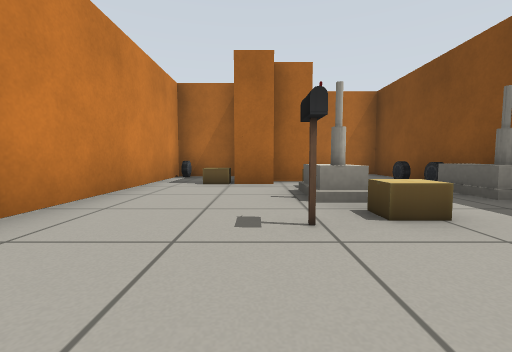
View 1 (above)

16 first-person views from a walk through a world built for the Gazebo simulator. The camera is 0.5 m above the floor, tilts 4° down and sees 90° across. Floor lines are 1 m apart. The floor is counted in squares, 1 m on a side. Each view is taken from the middle of a square. On the plan, view 1 faces up. The plan holds only what a view shows up to about 9 squares ahead; the rest is blank. Some stock models are drawn as simple stand-ins.

View 2
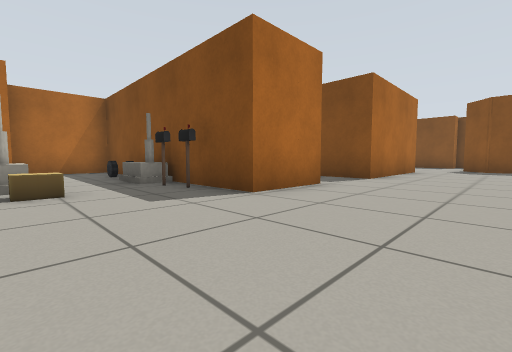

View 3
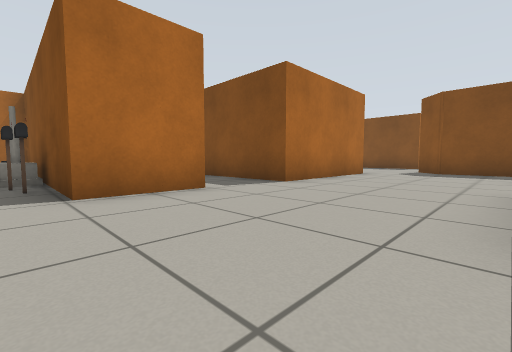

View 4
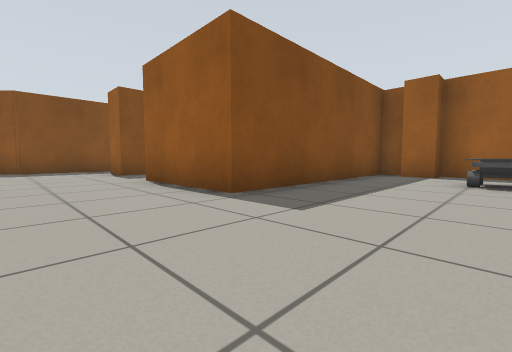

View 5
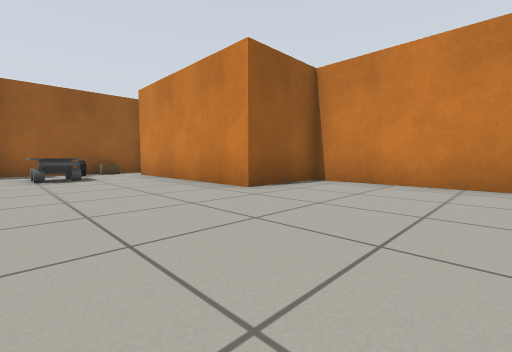

View 6
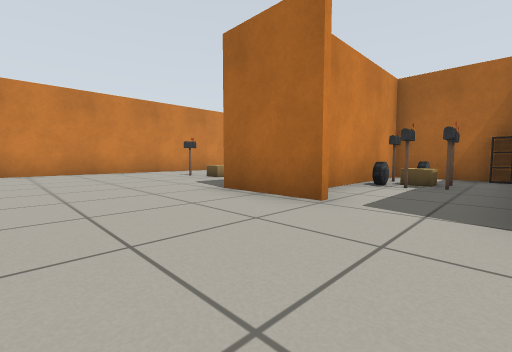

View 7
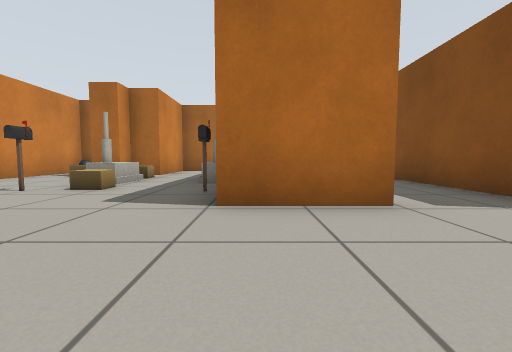

View 8
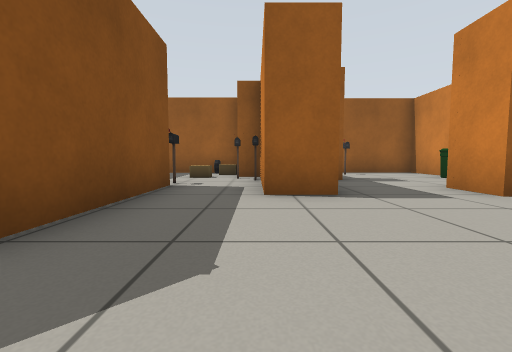

View 9
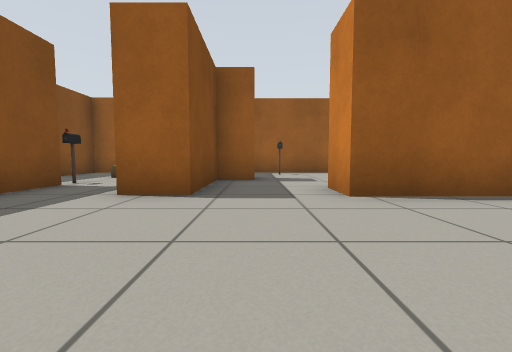

View 10
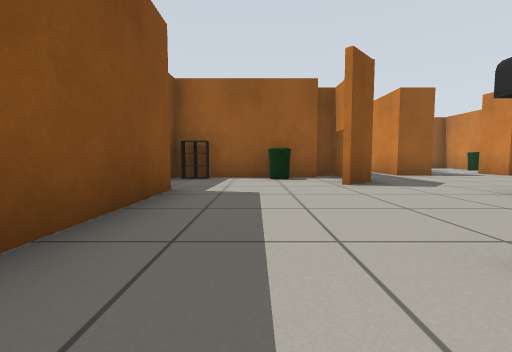

View 11
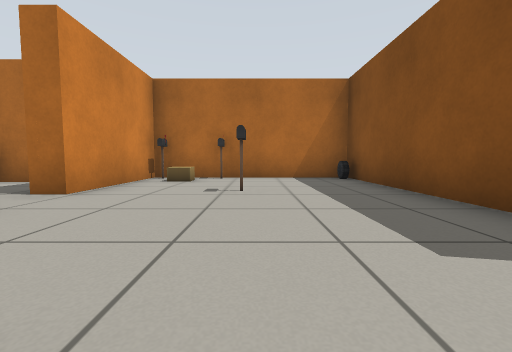

View 12
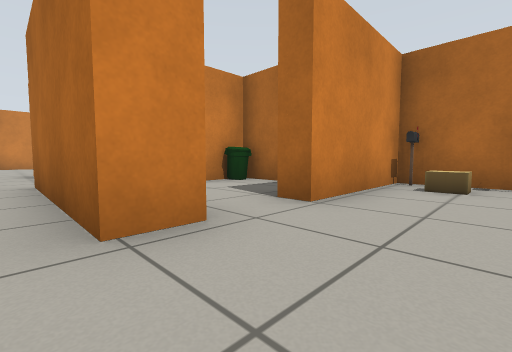

View 13
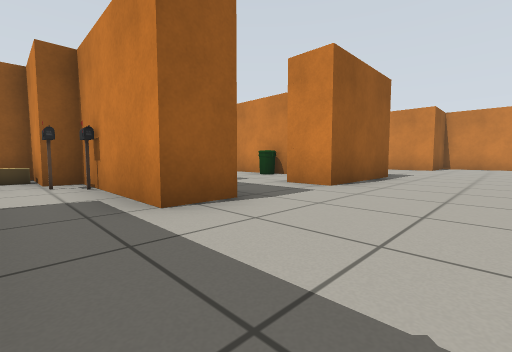

View 14
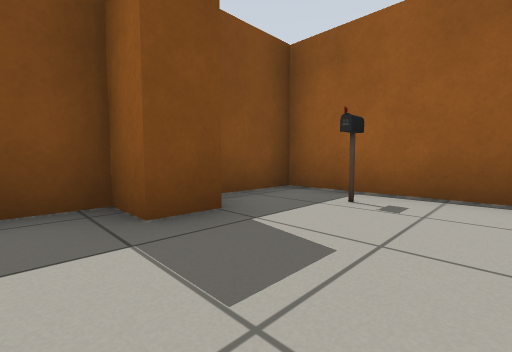

View 15
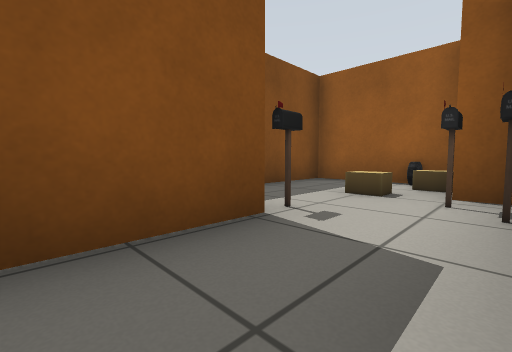

View 16
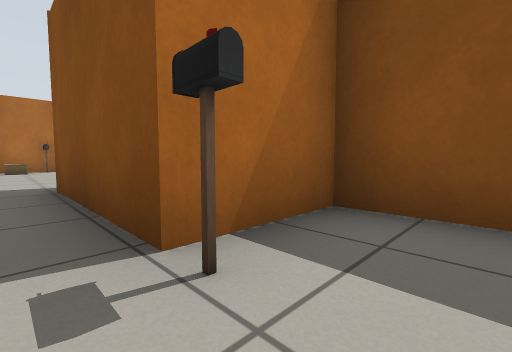

### Floor plan
Ten units are one square. View 1 is at (0, 0); x grows to the right and y downward. Boxes are objects, and circles mark ways between rooms. Rooms are numbered by the first view taken in them; rooms with no view inside come last. Other rooms are left out.
<svg viewBox="-26 -83 202 183">
<path fill="none" stroke="#000" d="M55 -6 36 -7 36 -78 12 -78M48 -25 48 -19M99 46 99 34 109 34 109 46M70 -53 48 -53M113 -4 73 -4 73 -35M33 86 41 86M94 -44 87 -44M41 91 48 91 48 34 78 34 78 44M12 -71 12 -56 3 -56 3 -49 -5 -49M-5 91 33 91M126 46 126 14M-21 -65 -21 32 0 32 0 80M71 -49 66 -49M113 -12 113 -4M163 0 163 -56 113 -56 113 -25 109 -25M126 14 134 6M134 26 170 26 171 21M161 22 169 22M90 66 90 58 99 58 99 46M57 64 57 88 99 88 99 71M109 46 109 68 115 68 115 88 144 88 144 47 136 47"/>
<rect x="-15" y="-55" width="10" height="10" fill="#bbb"><title>cardboard box</title></rect>
<rect x="-5" y="-25" width="10" height="10" fill="#bbb"><title>postbox</title></rect>
<rect x="5" y="85" width="10" height="10" fill="#bbb"><title>cardboard box</title></rect>
<rect x="5" y="75" width="10" height="10" fill="#bbb"><title>other object</title></rect>
<rect x="5" y="-25" width="10" height="10" fill="#bbb"><title>cardboard box</title></rect>
<rect x="5" y="-35" width="10" height="10" fill="#bbb"><title>house</title></rect>
<rect x="5" y="-45" width="10" height="10" fill="#bbb"><title>cardboard box</title></rect>
<rect x="15" y="65" width="10" height="10" fill="#bbb"><title>other object</title></rect>
<rect x="25" y="-25" width="10" height="10" fill="#bbb"><title>postbox</title></rect>
<rect x="25" y="-45" width="10" height="20" fill="#bbb"><title>house</title></rect>
<rect x="25" y="-55" width="10" height="10" fill="#bbb"><title>car</title></rect>
<rect x="45" y="-35" width="10" height="10" fill="#bbb"><title>car</title></rect>
<rect x="45" y="-45" width="10" height="10" fill="#bbb"><title>postbox</title></rect>
<rect x="55" y="-35" width="10" height="10" fill="#bbb"><title>postbox</title></rect>
<rect x="55" y="-45" width="10" height="10" fill="#bbb"><title>other object</title></rect>
<rect x="65" y="-45" width="10" height="10" fill="#bbb"><title>postbox</title></rect>
<rect x="75" y="-45" width="10" height="10" fill="#bbb"><title>bin</title></rect>
<rect x="115" y="-55" width="10" height="10" fill="#bbb"><title>postbox</title></rect>
<rect x="125" y="-55" width="10" height="10" fill="#bbb"><title>other object</title></rect>
<rect x="135" y="15" width="10" height="10" fill="#bbb"><title>bin</title></rect>
<rect x="135" y="-35" width="10" height="10" fill="#bbb"><title>postbox</title></rect>
<rect x="155" y="-55" width="10" height="10" fill="#bbb"><title>car</title></rect>
<rect x="55" y="55" width="10" height="10" fill="#bbb"><title>bin</title></rect>
<rect x="75" y="75" width="10" height="10" fill="#bbb"><title>postbox</title></rect>
<rect x="105" y="55" width="10" height="10" fill="#bbb"><title>postbox</title></rect>
<rect x="115" y="75" width="10" height="10" fill="#bbb"><title>cardboard box</title></rect>
<rect x="115" y="65" width="10" height="10" fill="#bbb"><title>cardboard box</title></rect>
<rect x="125" y="75" width="10" height="10" fill="#bbb"><title>car</title></rect>
<rect x="125" y="45" width="10" height="10" fill="#bbb"><title>postbox</title></rect>
<circle cx="120" cy="0" r="3" fill="#2a7"/>
<circle cx="85" cy="40" r="3" fill="#2a7"/>
<circle cx="120" cy="40" r="3" fill="#2a7"/>
<text x="40" y="10">1</text>
<text x="140" y="-20">2</text>
<text x="80" y="60">3</text>
<text x="130" y="60">4</text>
</svg>
Room 1 opens to room 2. Room 1 opens to room 3. Room 1 opens to room 4.

Where each view was taken, in squares from view 1:
view 1: 0 up, 0 right, facing up
view 2: 2 down, 1 right, facing up-right
view 3: 3 down, 3 right, facing up-right
view 4: 1 down, 2 right, facing down-right
view 5: 0 up, 3 right, facing down-left
view 6: 2 down, 7 right, facing up-left
view 7: 2 down, 4 right, facing up
view 8: 0 up, 11 right, facing down
view 9: 0 up, 9 right, facing down
view 10: 4 up, 15 right, facing down
view 11: 1 down, 14 right, facing up
view 12: 0 up, 13 right, facing up-left
view 13: 1 down, 12 right, facing down-left
view 14: 5 down, 7 right, facing down-right
view 15: 3 down, 11 right, facing down-right
view 16: 6 down, 12 right, facing up-right
